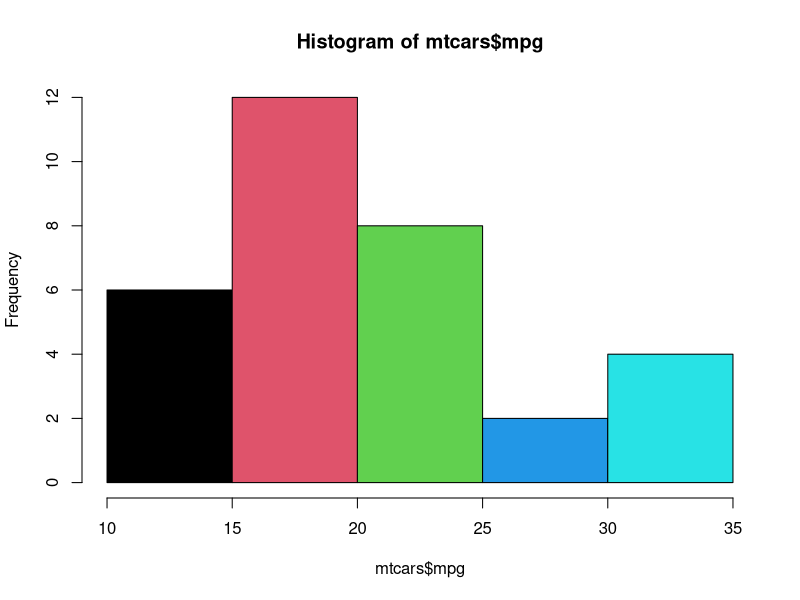

Write the R code that produced this figure.
#webmin - 10 May 2019

#10 students
#Version of R, Studio, Packages - update
#how to push files from R Studio to Git Hub

women
mtcars
?women
?mtcars

class(mtcars)
head(mtcars)
tail(mtcars)
str(mtcars)
dim(mtcars)  #dimensions of dataset
?dim
names(mtcars)
row.names(mtcars)
summary(mtcars)

#what to do 
#what column is in what data scale
#nominal, ordinal, interval, ratio
head(mtcars)
table(mtcars$am)
table(mtcars$vs)

library(dplyr) #install this
mtcars %>% group_by(am) %>% tally()
mtcars %>% group_by(am) %>% count()
mtcars %>% group_by(am) %>% summarise(n=n())

table(mtcars$am, mtcars$vs)
table(mtcars$am, mtcars$vs, dnn=c('am','vs'))

mtcars %>% group_by(am,vs) %>% tally()
mtcars %>% group_by(am,vs,gear) %>% tally()

#group by am : find count and mean mileage
mtcars %>% group_by(am) %>% summarise(n=n(), mean(mpg))

#group by cyl : count and find min horsepower and max weight
#cyl   n   min(hp)  max(wt)
mtcars %>% group_by(cyl,am) %>% summarise(n=n(), MINhp=min(hp), MAXwt = max(wt), SDmpg = sd(mpg))


#list me all cars with mileage > 25
mtcars[ mtcars$mpg > 25, c(1,3,5) ]
mtcars %>% filter(mpg > 25)
#list me all cars with wt > 1.5 and/ or gear = 4
mtcars %>% filter( wt > 1.5 , gear == 4  )
mtcars %>% filter( wt > 1.5 | gear == 4  )

#how to select few columns
table(mtcars$cyl, mtcars$gear)
mtcars %>% filter( cyl == 4 & gear == 4 ) %>% select(mpg, cyl, gear)
mtcars %>% filter( cyl == 4 & gear == 4 ) %>% select(-c(mpg, cyl, gear))

mtcars %>% filter( cyl == 6 & gear == 4 ) %>% select(mpg, wt, am, cyl, gear) %>% arrange(mpg)

mtcars %>% arrange(mpg, desc(hp))

#random selection of rows
mtcars %>% sample_n(2)
mtcars %>% sample_frac(.2)



hist(mtcars$mpg, col=1:6)
